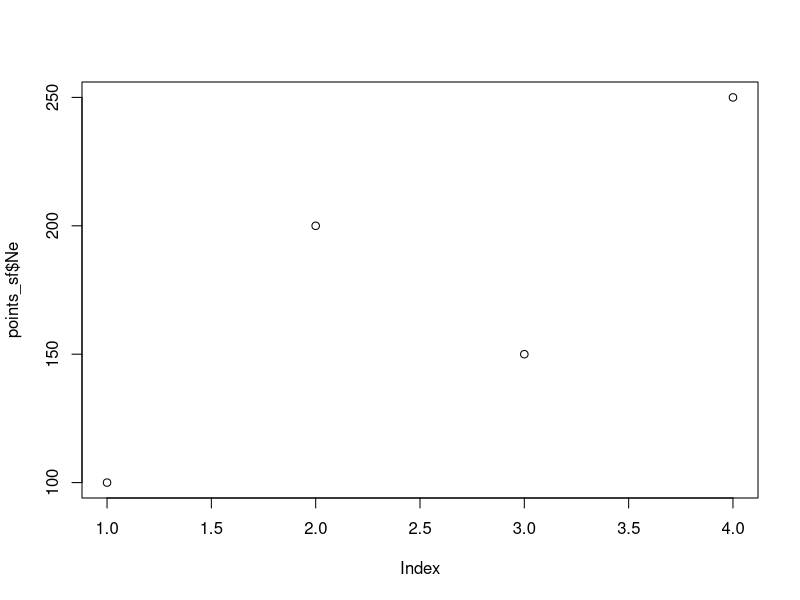
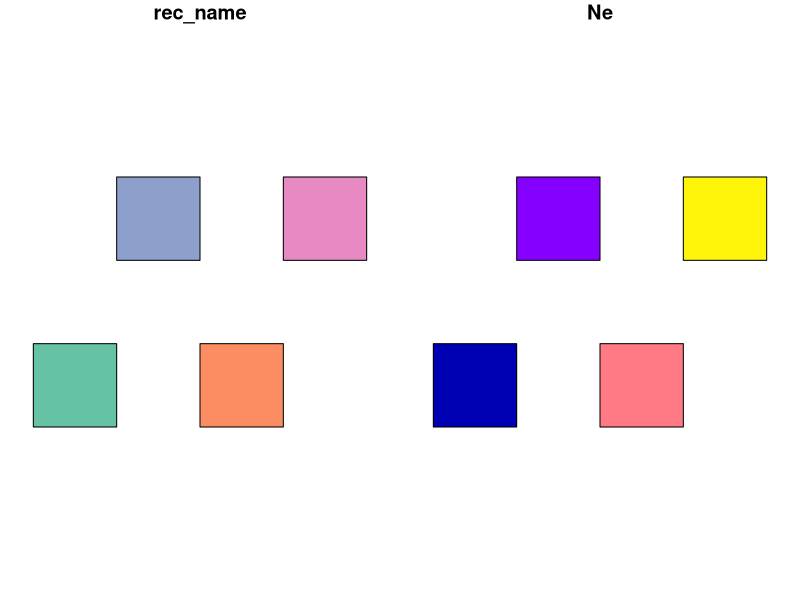

The R source for these figures, in order:
library(sf)

##### Example data 1 (GIS data (points)) #####

#here, original data given in table and convert to GIS object (st_points)
#instead, you can import GIS files like .shp by st_read function

points_df <- data.frame(rec_name = paste("record", c(1:4), sep=""), Ne = c(100, 200, 150, 250), 
			x = c(1, 2, 3, 4), y = c(1, 3, 2, 4)) 
print(points_df)

#makes GIS (sf points) object from the data.frame

points_sf <- st_as_sf(points_df, coords = c("x", "y"))

plot(points_sf$Ne)

##### Example data 2 (GIS data (polygon)) ####

record1 <- st_polygon(list(rbind(c(0, 0), c(0, 1), c(1, 1), c(1, 0), c(0, 0)))) 
record2 <- st_polygon(list(rbind(c(2, 0), c(2, 1), c(3, 1), c(3, 0), c(2, 0)))) 
record3 <- st_polygon(list(rbind(c(1, 2), c(1, 3), c(2, 3), c(2, 2), c(1, 2)))) 
record4 <- st_polygon(list(rbind(c(3, 2), c(3, 3), c(4, 3), c(4, 2), c(3, 2)))) 
polys <- st_sf(geometry = st_sfc(record1, record2, record3, record4), 
			rec_name = paste("record", c(1:4), sep=""), Ne = c(100, 200, 150, 250)) 

plot(polys)

##### Set the parameter

dist_thre <- 2  #threshold for dispersal distance

param_decay <- 0.7 
#if you prefer distance decay instead of simple thresholding
#param_decay = 0.7 results in distance decay of ca. 0.5 for a unit distance (dist=1) 

###### 
# Function to calculate distance-dependent weight (default is threshold function by dispersal distance) 

distanceDecay <- function(d, dist_thre=NULL, param_decay=NULL, method="threshold"){
	#method: could be "threshold" or "exponential" 
	#param_decay: parameter for distance decay (the smaller the value, the slower the decay)

	if(method=="threshold"){
		weight <- (d <= dist_thre)*1
	} 

	if(method=="exponential") {
		weight <- exp(param_decay*(-1)*d)
	}

	return(weight)
}


##### Calculate distance between point or polygons 

dists <- st_distance(points_sf) 

#dists <- st_distance(polys)
# in the case of polygon

print(dists)

##### Calculate distance-decay weight (here, 0 or 1 by threshold distance)

dist_weight <- distanceDecay(dists,dist_thre)

#dist_weight <- distanceDecay(dists,param_decay=param_decay, method="exponential")
#in the case of distance decay weight with exponential function

print(dist_weight)

##### Calculate the neighbor Ne 

neighbor_Ne <- colSums(points_df$Ne * dist_weight)
names(neighbor_Ne) <- points_df$rec_name

print(neighbor_Ne) 

##### Calcurate the Ne fragmentation index

NFI <- sum(neighbor_Ne>500)/length(neighbor_Ne)
# it should be > 5000 when the population size is Nc

print(NFI)
